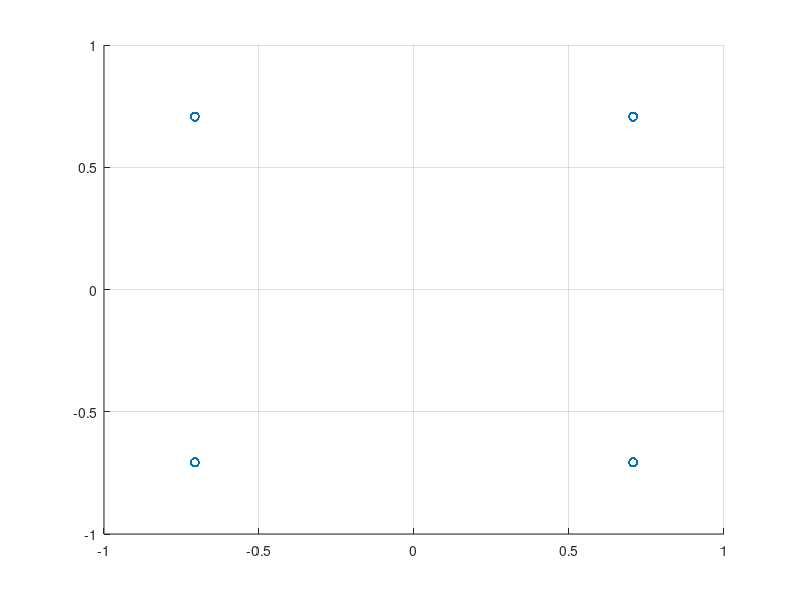
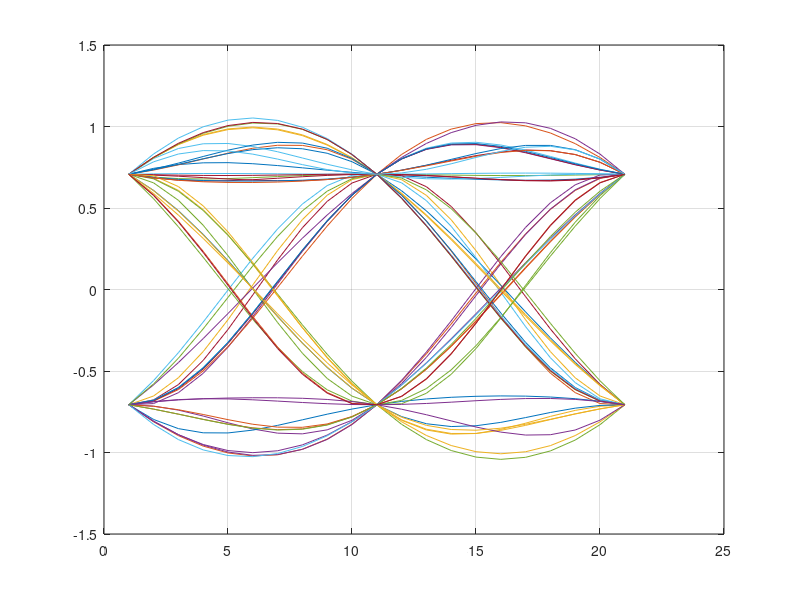
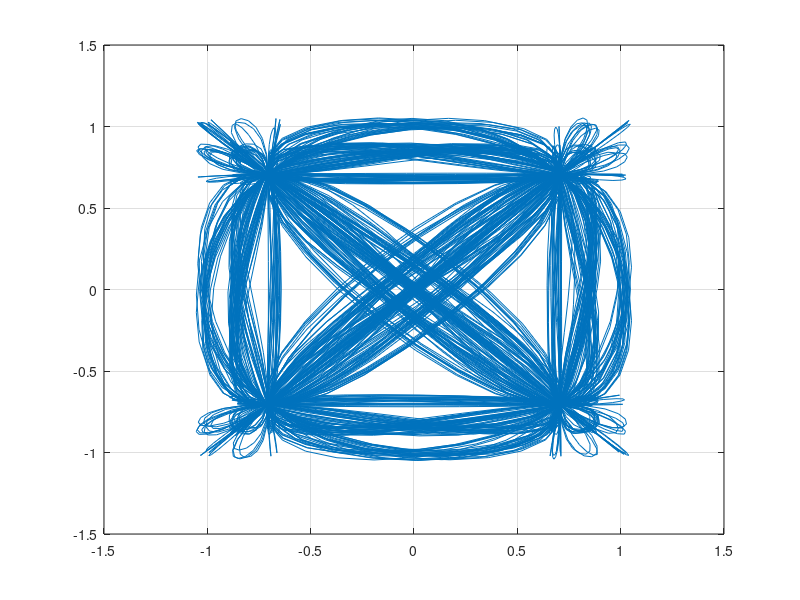
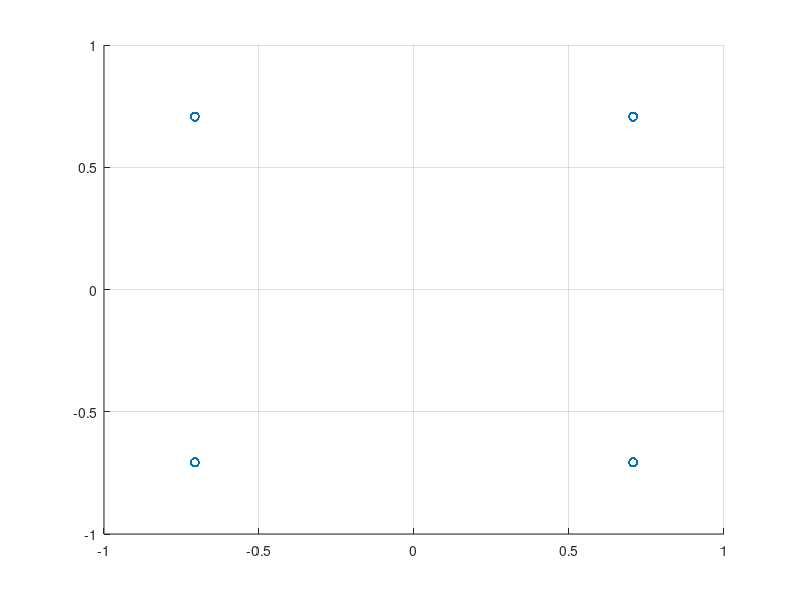

The MATLAB script that drew these images, in order:
% QPSK
% OQPSK


close all; clear; clc;

alphabet=[exp(1j*pi*(1/4)),exp(1j*pi*(3/4)),exp(1j*pi*(5/4)),exp(1j*pi*(7/4))];

qpsk=randsrc(1000,1,alphabet);

qpsk_up=upsample(qpsk,10);

T=1/10^5;
t=-10*T:T/10:10*T;
beta2=0.5;

Fs=10/T;
F=linspace(-Fs/2,Fs/2,201);

RC_filter2=sinc(t./T).*cos(pi*beta2*t./T)./(1-(2*beta2*t./T).^2);

qpsk_conv=conv(qpsk_up,RC_filter2,"same");

qpsk_sample=qpsk_conv(1:10:length(qpsk_conv));

qpsk_I=real(qpsk_sample);
qpsk_Q=imag(qpsk_sample);

figure
scatter(qpsk_I,qpsk_Q);
grid on

qpsk_eye=real(qpsk_conv);

figure

for i=1:49
    plot(qpsk_eye(20*(i-1)+1:20*i+1));
    hold on
    grid on
end

figure
plot(qpsk_conv);
grid on

oqpsk=randsrc(1000,1,alphabet);

for k=1:length(oqpsk)
    ovss(2*k-1)=oqpsk(k);
    ovss(2*k)=oqpsk(k);
end

oqpsk_i=real(ovss);
oqpsk_q=imag(ovss);
oqpsk_qd=circshift(oqpsk_q,1);
oqpsk_delay=oqpsk_i+1j*oqpsk_qd;

oqpsk_up=upsample(oqpsk_delay,10);


oqpsk_conv=conv(oqpsk_up,RC_filter2,"same");

oqpsk_sample=oqpsk_conv(1:10:length(oqpsk_conv));

oqpsk_I=real(oqpsk_sample);
opsk_Q=imag(oqpsk_sample);

figure
scatter(oqpsk_I,opsk_Q);
grid on

qpsk_eye=real(oqpsk_conv);

figure

for i=1:49
    plot(qpsk_eye(20*(i-1)+1:20*i+1));
    hold on
    grid on
end

figure
plot(oqpsk_conv);
grid on






